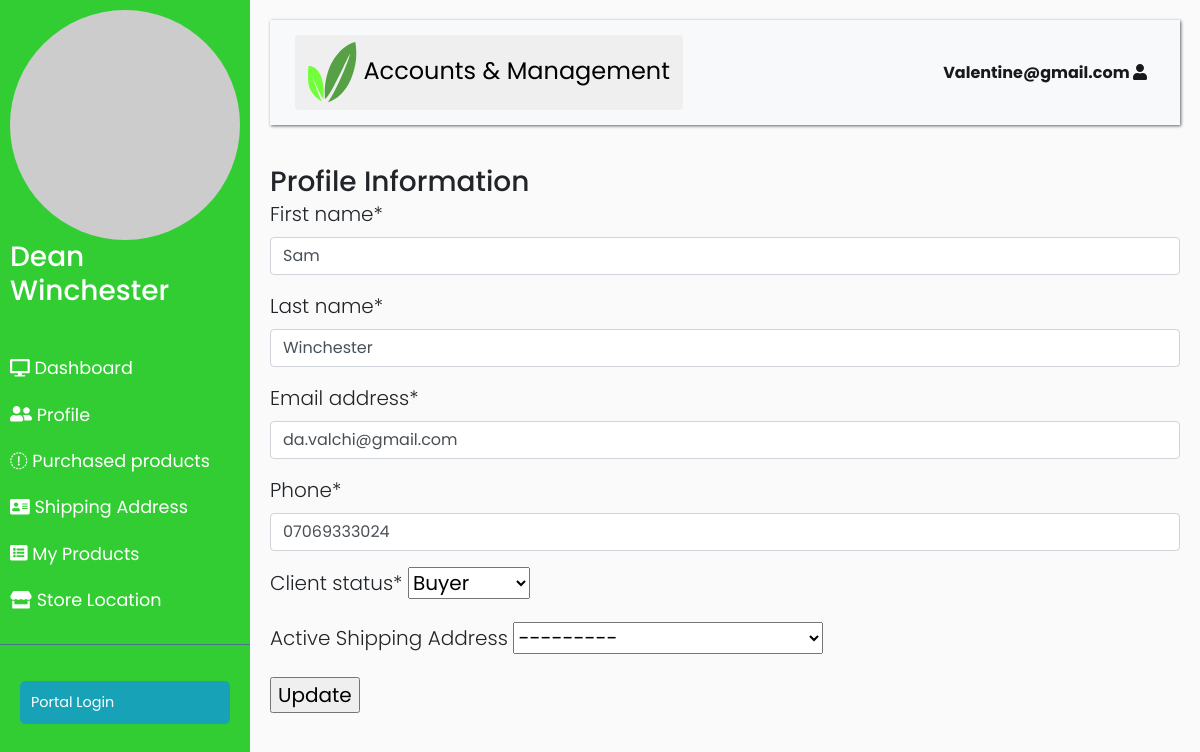
Page /account/2/profile (signed in) on the committed database.
### account/models.py (models this page shows, shortened)
class User(AbstractBaseUser):
    first_name = models.CharField(max_length=50)
    last_name = models.CharField(max_length=50)
    email = models.EmailField(
        verbose_name='email address',
        max_length=255,
        unique=True,
    )
    phone = models.CharField(max_length=20)
    Active_Shipping_Address = models.ForeignKey(
        'goods.ShippingAddress',
        on_delete=models.DO_NOTHING,
        blank=True,
        null=True,
    )
    staff = models.BooleanField(default=False)
    admin = models.BooleanField(default=False)
    profile_picture = models.ImageField(blank=True, null=True)
    STATUS = (
        ('Buyer', 'Buyer'),
        ('Seller', 'Seller'),
    )
    client_status = models.CharField(max_length=500, choices=STATUS)
    USERNAME_FIELD = 'email'
    REQUIRED_FIELDS = ['first_name', 'last_name']
    def __str__(self):
        return self.first_name
    @property
    def is_staff(self):
        return self.staff
    objects = UserManager()

### farmer/views.py (the view)
# urls.py: path('<pk>/profile',views.UserUpdateView.as_view(),name='profile'),
class UserUpdateView(LoginRequiredMixin,UpdateView):
    model = User
    form_class=UserUpdateForm
    success_url = reverse_lazy('home')
    template_name = 'farmer/profile.html'
    def get_form_class(self):
        myform=super().get_form_class()
        myform.base_fields['Active_Shipping_Address'].limit_choices_to={'created_by':self.request.user}
        return myform

### farmer/forms.py
class UserUpdateForm(forms.ModelForm):
    class Meta:
        model=User
        fields = ['first_name', 'last_name', 'email', 'phone','client_status','Active_Shipping_Address']

### account/views.py (called while the page is built)
def _cart_id(request):
    cart = request.session.session_key
    if not cart:
        cart = request.session.create()
    return cart

### farmer/context_processor.py (called while the page is built)
def counter(request):
    cart_count=0
    if 'admin' in request.path:
        return {}
    else:
        try:
            cart=Cart.objects.filter(cart_id=_cart_id(request))
            cart_items=CartItem.objects.all().filter(cart=cart[:1])
            for cart_item in cart_items:
                cart_count+=cart_item.quantity
        except Cart.DoesNotExist:
            cart_count=0
    return dict(cart_count=cart_count)

### goods/models.py (called while the page is built)
    def __str__(self):
      return self.address

### farmer/templates/farmer/profile.html
{% extends 'farmer/account.html' %}
{% load crispy_forms_tags %}
{% block content %}
<h3 class="title-divider" style="margin-bottom: 0;"><span>Profile Information</span> </h3>
<div class="lead" style="margin-bottom: 40px;">
    <form method="post">{% csrf_token %}
        {{ form|crispy }}
        <input type="submit" value="Update">
    </form>
</div>
{% endblock %}

### farmer/templates/farmer/account.html (shortened to what this page needs)
{% load static %}
<!DOCTYPE html>
<html>
<head>
    <link rel="stylesheet" href="https://stackpath.bootstrapcdn.com/bootstrap/4.1.0/css/bootstrap.min.css">
</head>
<body style="">
    <div class="wrapper">
        <nav id="sidebar">
            <div class="sidebar-header">
              <a  {% if request.user.profile.images.url %}
                      href="{% url 'profile' request.user.id %}"
                          {% else %} href={% url 'profile_picture' %} {% endif %} >
                <img {% if request.user.profile.images.url %}
                    src="{{ request.user.profile.images.url }}"
                    {% else %}
                    src="https://dummyimage.com/150x150.gif?text={{ request.user }}"
                {% endif %}
                        alt="" width="768" height="1024" alt="Seller-Logo" class="img-fluid w-100"
                                      style="border-radius: 50%; height: 60%; width: 50%;"
                                     >
              </a>
                <h3> {{request.user.first_name}}  {{request.user.last_name}}  </h3>
            </div>
            <ul class="list-unstyled components">
                    <li >
                        <a href="{% url 'dashboard' %} "
                        >
                            <i class="fas fa-desktop"></i>  Dashboard
                        </a>
                    </li>
                <li>
                    <a href="{% url 'profile' request.user.pk %}">
                        <i class="fas fa-user-friends"></i>
                         <span>Profile</span>
                    </a>
                    <a href="{% url 'purchasedproducts' %}"
                    >
                     <i class="fas fa-inventory"></i>
                       <span> Purchased products</span>
                    </a>
                </li>
                <li>
                    <a href="{% url 'shippinglist'  %}">
                        <i class="fa fa-address-card"></i>
                       <span> Shipping Address </span>
                    </a>
                </li>
                {% if request.user.is_staff %}
                <li>
                    <a href="{% url 'myproducts' %}">
                        <i class="fa fa-list-alt"></i>
                       <span>My Products</span>
                    </a>
                </li>
                <li>
                    <a href="{% url 'storelist' %}">
                        <i class="fas fa-store"></i> <span>Store Location</span>
                    </a>
                </li>
                {% endif %}
            </ul>
            <ul class="list-unstyled CTAs">
                <li>
                    <a href="{% url 'admin:index' %}" class="btn btn-info">Portal Login</a>
                </li>
            </ul>
        </nav>
        <div id="content">
            <nav class="navbar navbar-expand-lg navbar-light bg-light" >
                <div class="container-fluid" >
                    <button type="button" id="sidebarCollapse" class="btn " style="font-size: x-large;">
                        <img src=" {% static 'SYmbol.png' %}">
                        <span>  Accounts &amp; Management</span>
                    </button>
                    <div  id="navbarSupportedContent">
                        <ul class="nav navbar-nav ml-auto">
                            <li class="nav-item active">
                                <a class="nav-link"  href="{% url 'account' %} ">  {{ greet }} <strong> {{request.user.email}} </strong> <i class="fa fa-user"></i> </a>
                        </ul>
                    </div>
                </div>
            </nav>
{% block content %}{% endblock %}
        </div>
    </div>
</body>
</html>

### farmer/templates/farmer/account.html (style rules this page uses)
body { font-family: 'Poppins', sans-serif; background: #fafafa; }
a, a:hover, a:focus { color: inherit; text-decoration: none; transition: all 0.3s; }
.navbar { padding: 15px 10px; background: #fff; border: none; border-radius: 0; margin-bottom: 40px; box-shadow: 1px 1px 3px rgba(99,99,99); }
i, span { display: inline-block; }
.wrapper { display: flex; align-items: stretch; }
#sidebar { min-width: 250px; max-width: 250px; background: limegreen; color: #fff; transition: all 0.3s; }
#sidebar ul li a { text-align: left; }
#sidebar .sidebar-header { padding: 10px; background: limegreen; }
#sidebar ul.components { padding: 20px 0; border-bottom: 1px solid #47748b; }
#sidebar ul li a { padding: 10px; font-size: 1.1em; display: block; }
ul.CTAs { padding: 20px; }
ul.CTAs a { text-align: center; font-size: 0.9em !important; display: block; border-radius: 5px; margin-bottom: 5px; }
#content { width: 100%; padding: 20px; min-height: 100vh; transition: all 0.3s; }

### rows in the picture
User: user.first_name "Dean", user.last_name "Winchester", user.email "Valentine@gmail.com"
User: first_name "Sam", last_name "Winchester", email "da.valchi@gmail.com", phone "07069333024", client_status "Buyer", Active_Shipping_Address "---------"
